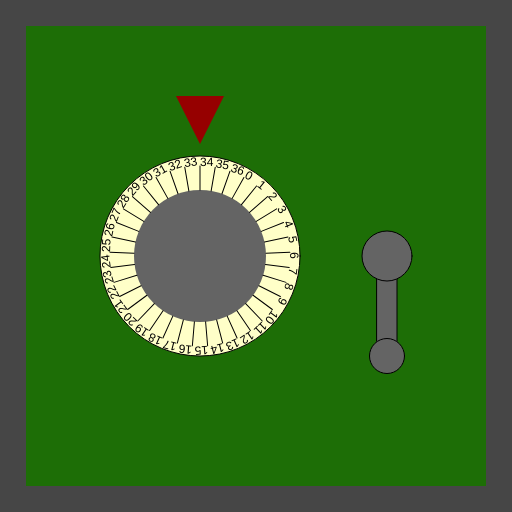
Frame 1 (no input)
Frame 60 (no input): identical to frame 1, image omitted
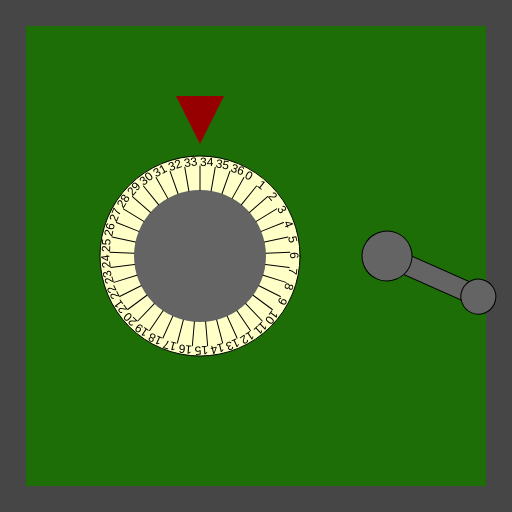
Frame 120 (the mouse pressed at the canvas centre since frame 60)

The p5.js sketch that drew these frames (run headless with seeded random() and noise() and a simulated clock; from frame 60 on, the mouse is pressed at the canvas centre):

// p5.js sketch
// ── sketch.js
/*

Officer: 5871867
CaseNum: 303-0-14429827-5871867

Case 303 - The Case of the Crooked Attorney
Stage 1 - Torvalds' Office

District Attorney Torvalds is well respected in Console City as an upstanding citizen and
enforcer of the law. Of course he’s as crooked as they come. I’ve had enough of having our
hard work at Sleuth and Co undermined by his bribes and back-payments. Let’s take take this
sucker down. I happen to know that Torvalds keeps his incriminating documents spread amongst
several safes in town. I’ll need you to bend the rules a little by breaking into them and
retrieving the incriminating evidence.

The first safe is in Torvald’s office. Crack it by doing the following:

	Whilst the mouse is moving:
	- Make Secret_Store_Key0 equal to 34

	When any key is released:
	- Make Secret_Store_Key0 equal to 9

	When any key is pressed:
	- Make Secret_Store_Key0 equal to 22

	Whilst the mouse is being dragged:
	- Make Secret_Store_Key0 equal to 35

	Whilst the mouse is being dragged:
	- Make Secret_Store_Key1 equal to 84

	When any key is released:
	- Make Secret_Store_Key1 equal to 52

	When any key is pressed:
	- Make Secret_Store_Key1 equal to 37

	When the mouse button is pressed:
	- Make Secret_Store_Key1 equal to 66



There are many possible ways of investigating this case, but you
should use ONLY the following commands:

	- The assignment operator aka. the equals sign !

*/

//declare the variables

var Secret_Store_Key0;
var Secret_Store_Key1;


function preload()
{
	//IMAGES WILL BE LOADED HERE

}

function setup()
{
	createCanvas(512,512);

	//initialise the variables
	Secret_Store_Key0 = 0;
	Secret_Store_Key1 = 0;

}

///////////////////EVENT HANDLERS///////////////////

//Add your code to these events to open the safe ...

function mouseMoved()
{
	console.log("mouseMoved", mouseX, mouseY);
	Secret_Store_Key0 = 34;
	// - Make Secret_Store_Key0 equal to 34
}

function mouseDragged()
{
	console.log("mouseDragged", mouseX, mouseY);
	Secret_Store_Key0 = 35;
	Secret_Store_Key1 = 84;
	// Whilst the mouse is being dragged:
	// - Make Secret_Store_Key1 equal to 84
	
	// Whilst the mouse is being dragged:
	// - Make Secret_Store_Key0 equal to 35
}

function mousePressed()
{
	console.log("mousePressed");
	Secret_Store_Key1 = 66; 
	
	// When the mouse button is pressed:
	// - Make Secret_Store_Key1 equal to 66

}

function mouseReleased()
{
	console.log("mouseReleased");
	
}

function keyPressed()
{
	console.log("keyPressed", key);
	Secret_Store_Key0 = 22;
	Secret_Store_Key1 = 37;

	// When any key is pressed:
	// - Make Secret_Store_Key1 equal to 37

	// When any key is pressed:
	// - Make Secret_Store_Key0 equal to 22
}

function keyReleased()
{
	console.log("keyReleased", key);
	Secret_Store_Key0 = 9;
	Secret_Store_Key1 = 52;
	// When any key is released:
	// - Make Secret_Store_Key1 equal to 52
	// 	When any key is released:
	// - Make Secret_Store_Key0 equal to 9
}

///////////////DO NOT CHANGE CODE BELOW THIS POINT///////////////////

function draw()
{


	//Draw the safe door
	background(70);
	noStroke();
	fill(29,110,6);
	rect(26,26,width-52,width-52);

	//Draw the combination dial
	push();
	translate(200,height/2);
	drawDial(200, Secret_Store_Key0, 37);
	pop();

	//Draw the lever
	push();
	translate(width - 125,256);
	drawLever(Secret_Store_Key1);
	pop();

}

function drawDial(diameter,num,maxNum)
{
	//the combination lock

	var r = diameter * 0.5;
	var p = r * 0.6;

	stroke(0);
	fill(255,255,200);
	ellipse(0,0,diameter,diameter);
	fill(100);
	noStroke();
	ellipse(0,0,diameter*0.66,diameter*0.66);
	fill(150,0,0);
	triangle(
		-p * 0.4,-r-p,
		p * 0.4,-r-p,
		0,-r-p/5
	);

	noStroke();

	push();
	var inc = 360/maxNum;

	rotate(radians(-num * inc));
	for(var i = 0; i < maxNum; i++)
	{
		push();
		rotate(radians(i * inc));
		stroke(0);
		line(0,-r*0.66,0,-(r-10));
		noStroke();
		fill(0);
		text(i,0,-(r-10));
		pop();
	}

	pop();
}

function drawLever(rot)
{
	push();
	rotate(radians(-rot))
	stroke(0);
	fill(100);
	rect(-10,0,20,100);
	ellipse(0,0,50,50);
	ellipse(0,100,35,35);
	pop();
}
